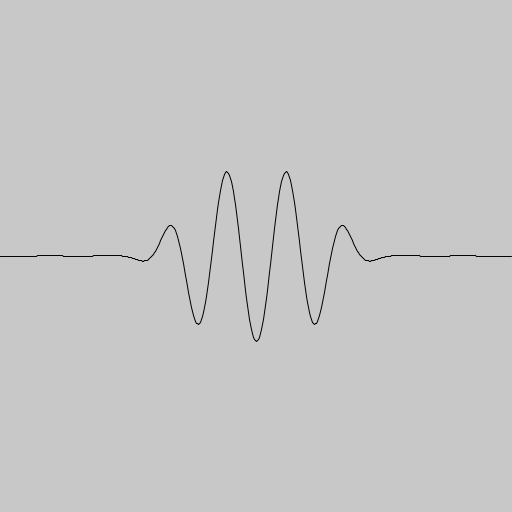
Frame 1 (no input)
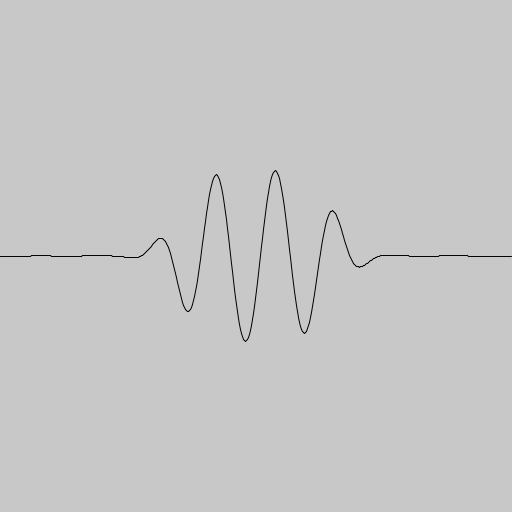
Frame 60 (the mouse pressed at the canvas centre just before this capture)
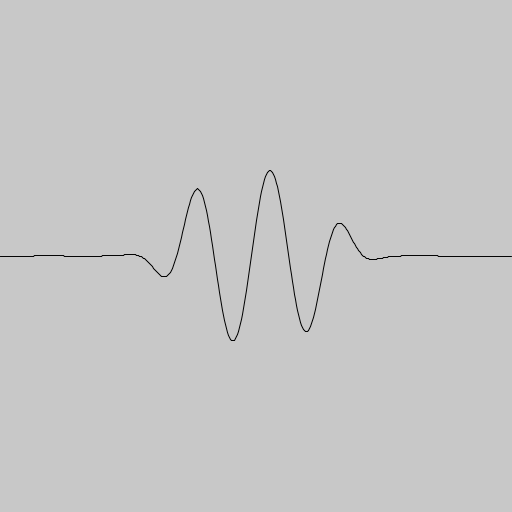
Frame 120 (the mouse held since frame 60 and released just before this capture)

The Processing sketch that drew these frames (run headless with seeded random() and noise(); from frame 60 on, the mouse is pressed at the canvas centre):

// Processing sketch: processing_151848
// ── processing_151848.pde

float A = 1.0;
float K = 8.0;
float B = 9.0;
float t = 0.0;
float step = 1;
float Btarget = 9.0;

float wave(float x) {
  return A*pow(K/(K+pow(x, 4)), K)*cos(B*x-t);
}


void setup() {
  size(512, 512);
}

void draw() {
  background(200);
  float lastx = 0.0;
  float lasty = height/2.0;
  for (float x=0; x<width; x+=step) {
    float tmpx = map(x, 0, width, -3, 3);    
    float tmpy = wave(tmpx);
    float y = map(tmpy, -3, 3, 0, height);
    line(lastx, lasty, x, y);
    lastx = x;
    lasty = y;
  }
  t += 0.3;  
  B += (Btarget-B)/10;
}

void mousePressed() {
  Btarget=random(2, 10);
}
